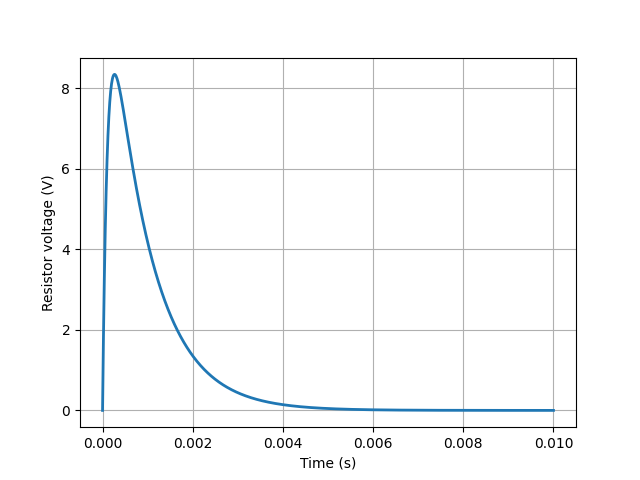

This figure's Python source:
from lcapy import Circuit
cct = Circuit("""
V 1 0 step 10; down
L 1 2 1e-3; right, size=1.2
C 2 3 1e-4; right, size=1.2
R 3 0_1 10; down
W 0 0_1; right
""")

import numpy as np
t = np.linspace(0, 0.01, 1000)
vr = cct.R.v.evaluate(t)

from matplotlib.pyplot import figure, savefig
fig = figure()
ax = fig.add_subplot(111)
ax.plot(t, vr, linewidth=2)
ax.set_xlabel('Time (s)')
ax.set_ylabel('Resistor voltage (V)')
ax.grid(True)


savefig('circuit-VRLC1-vr.png')
